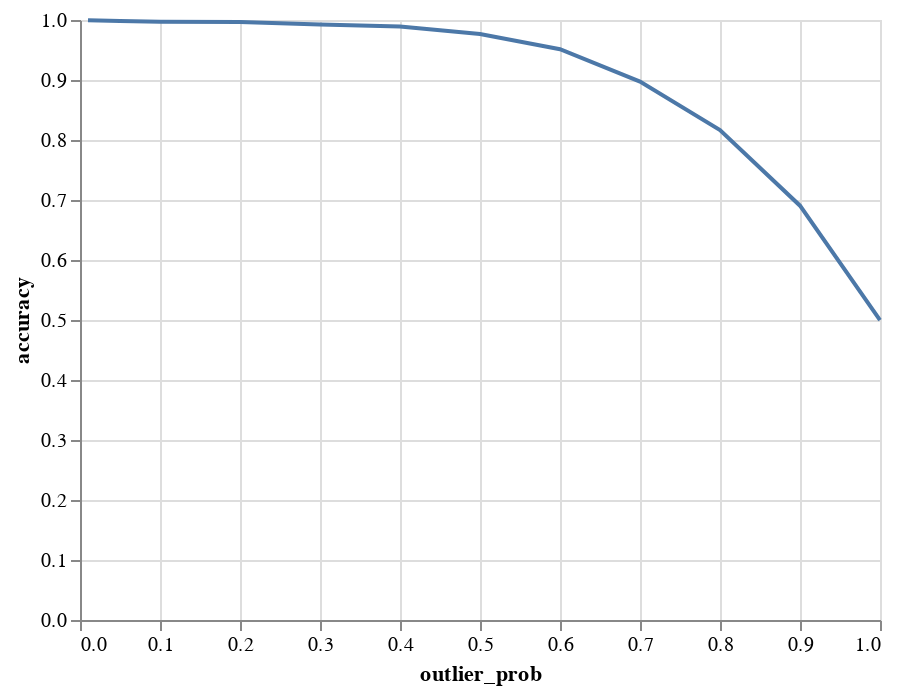

The code cell stored with this chart in its notebook:
### Code cell
alt.Chart(df_cnn[(df_cnn['window_size']==5)]).mark_line().encode(x='outlier_prob', y='accuracy')

### Figure 1 — Vega-Lite specification as saved in the notebook (floating-point values rounded to 4 significant figures)
{"config": {"view": {"continuousWidth": 400, "continuousHeight": 300}}, "data": {"name": "data-424f7f3ee0c60bc5a823e4831eec250d"}, "mark": "line", "encoding": {"x": {"type": "quantitative", "field": "outlier_prob"}, "y": {"type": "quantitative", "field": "accuracy"}}, "$schema": "https://vega.github.io/schema/vega-lite/v4.8.1.json", "datasets": {"data-424f7f3ee0c60bc5a823e4831eec250d": [{"outlier_prob": 0.01, "accuracy": 0.9998, "window_size": 5}, {"outlier_prob": 0.05, "accuracy": 0.9982, "window_size": 5}, {"outlier_prob": 0.1, "accuracy": 0.997, "window_size": 5}, {"outlier_prob": 0.2, "accuracy": 0.9966, "window_size": 5}, {"outlier_prob": 0.3, "accuracy": 0.9924, "window_size": 5}, {"outlier_prob": 0.4, "accuracy": 0.989, "window_size": 5}, {"outlier_prob": 0.5, "accuracy": 0.9766, "window_size": 5}, {"outlier_prob": 0.6, "accuracy": 0.9513, "window_size": 5}, {"outlier_prob": 0.7, "accuracy": 0.8974, "window_size": 5}, {"outlier_prob": 0.8, "accuracy": 0.8167, "window_size": 5}, {"outlier_prob": 0.9, "accuracy": 0.6905, "window_size": 5}, {"outlier_prob": 1.0, "accuracy": 0.4997, "window_size": 5}]}}
